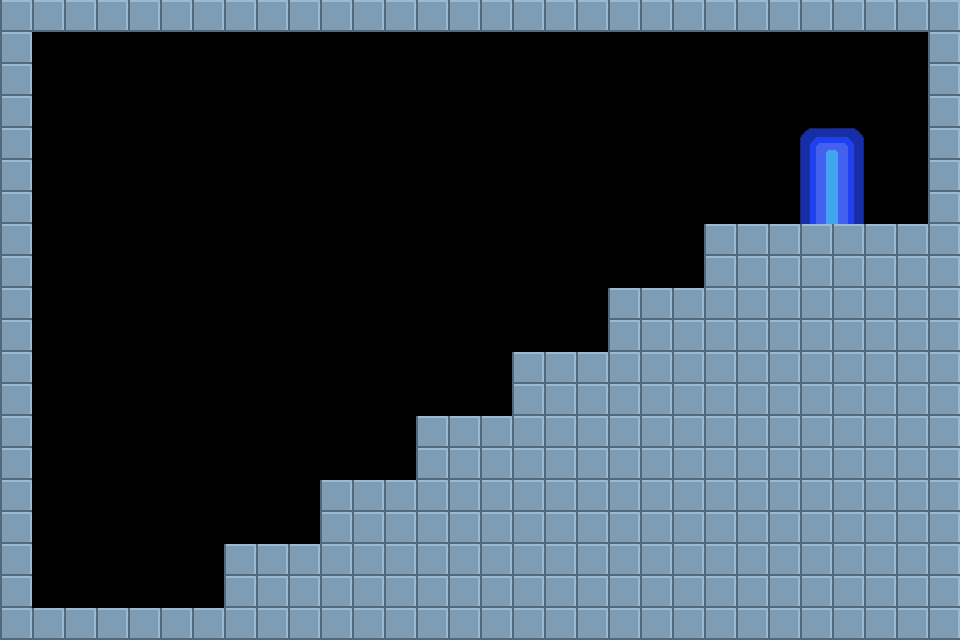

A level layout from a 2D game, rendered from its tile map. Below: a short description, then the map file with tile-grid data replaced by summaries:
An orthogonal 30x20 tile map with 32x32 px tiles, 1 tile layer (Tile Layer 1), 3 tilesets.

<map version="1.0" orientation="orthogonal" renderorder="left-down" width="30" height="20" tilewidth="32" tileheight="32" nextobjectid="1">
 <properties>
  <property name="playerstart" value="2,16" />
  <property name="scrollable" value="0" />
  <property name="starttext" value="Press space to jump!;Tap left half of screen to jump!" />
  <property name="togglegravity" value="0" />
 </properties>
 <tileset firstgid="1" name="map" tilewidth="32" tileheight="32">
  <image source="../../assets/img/steelblock.png" width="32" height="32" />
 </tileset>
 <tileset firstgid="2" name="spikes" tilewidth="32" tileheight="32">
  <image source="../../assets/img/spikes.png" width="128" height="32" />
 </tileset>
 <tileset firstgid="6" name="Door" tilewidth="32" tileheight="32">
  <image source="../../assets/img/door.png" width="64" height="96" />
 </tileset>
 <layer name="Tile Layer 1" width="30" height="20">
  <data>[600 cells, 276 non-empty, 5 distinct tile ids]</data>
 </layer>
</map>
